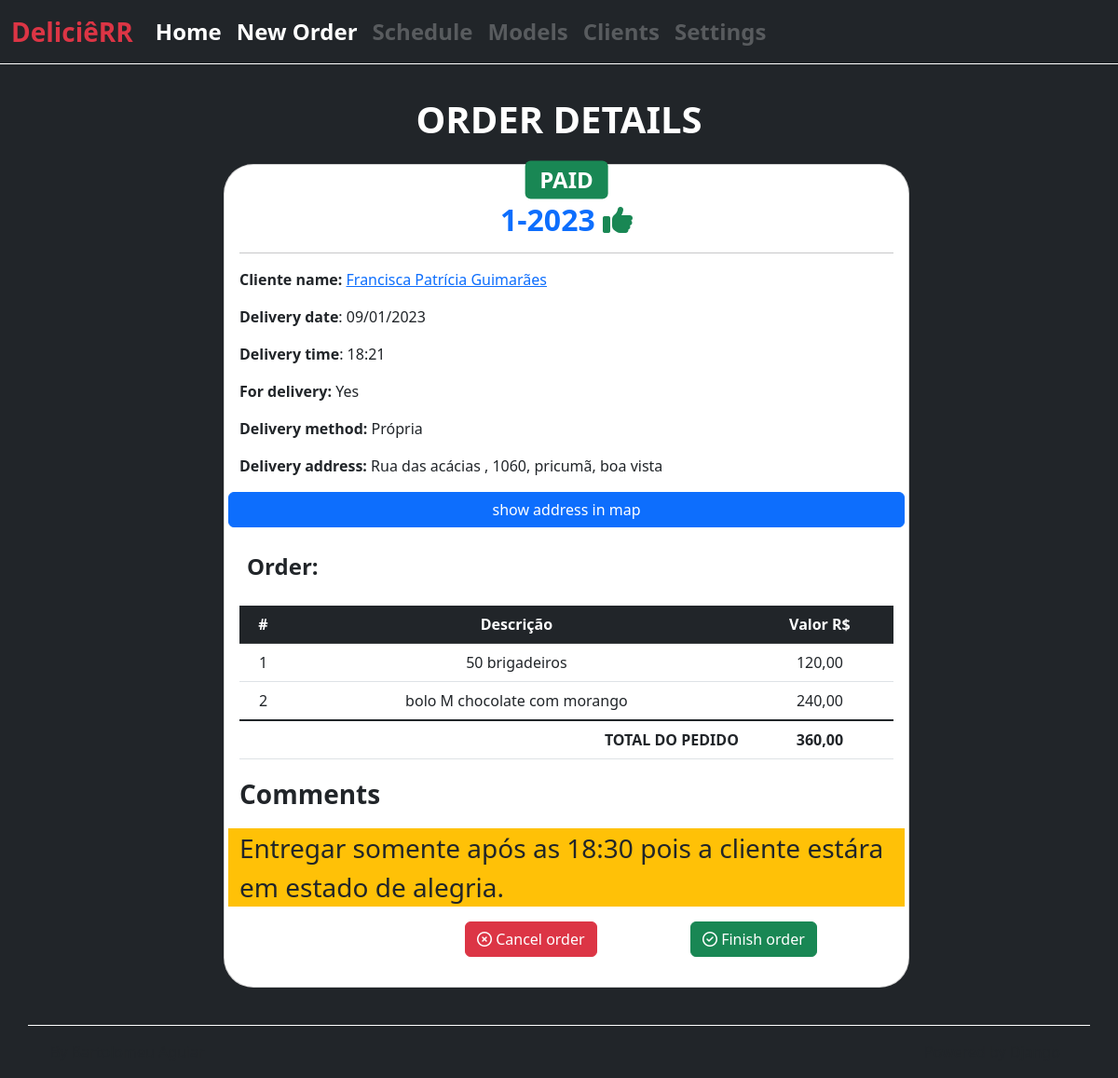
/orders/1/, run on an earlier commit of the app's database.
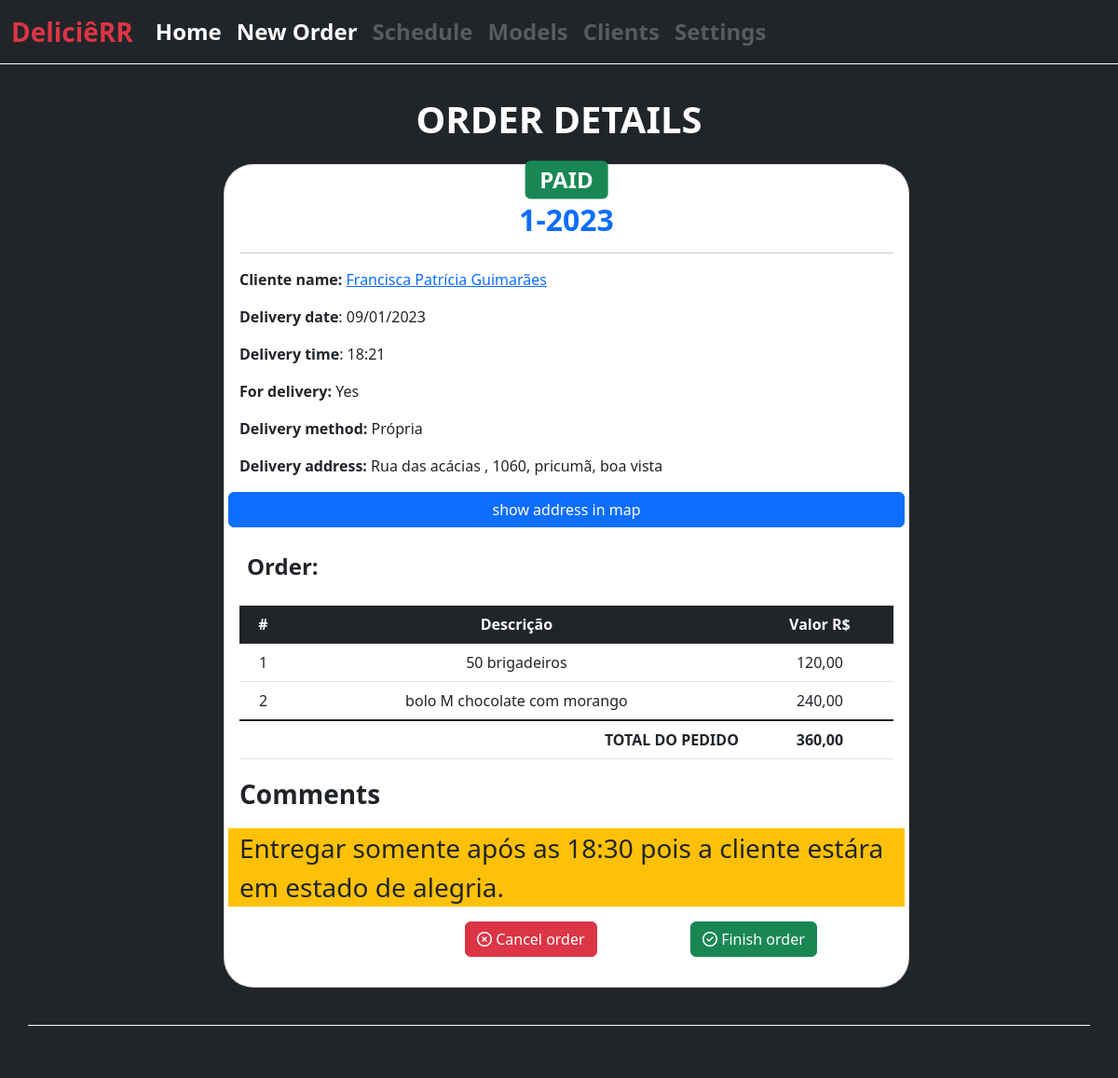
And on a later commit of the database.
### orders/views.py (the view)
# urls.py: path('orders/<int:pk>/', views.OrderDetailView.as_view(),
class OrderDetailView(DetailView):
    model = Order
    context_object_name = 'order'
    template_name = 'orders/pages/order_detail.html'
    def get_queryset(self, *args, **kwargs):
        qs = super().get_queryset(*args, **kwargs)
        qs = qs.exclude(
            status_order='CL',
        )
        return qs

### orders/models.py (called while the page is built)
    def __str__(self):
        return str(f'{self.pk}-{self.delivery_date.year}')

### orders/templates/orders/pages/order_detail.html (shortened to what the changed rows need)
{% extends "global/base.html" %}
{% load static %}
{% block title_section %}
    ORDER DETAILS
{% endblock title_section %}
{% block content %}
<div class="container">
    <div class="row justify-content-center">
        <div class="col col-8 ">
            <div class="card h-100 w-100  text-white bg-white rounded-5 m-2 ">
                <div class="card-body text-dark">
                    <h2 class="text-center card-title mt-4">
                        <a href="#" class="text-decoration-none fw-bold ">
                            {{ order }}
                        </a>
                        {% if order.status_order == 'CF' %}
                            <i class="fa-solid fa-thumbs-up text-success "></i>
                        {% endif %}
                    </h2>
                        <div class="">
                            <div class="text-center">
                                <table class="table">
                                    <thead>
                                        <tr class="table-dark">
                                            <th scope="col">#</th>
                                            <th scope="col">Descrição</th>
                                            <th scope="col">Valor R$</th>
                                        </tr>
                                    </thead>
                                </table>
                            </div>
                        </div>
                </div>
            </div>
        {% endblock content %}

What changed in the data, as far as the page shows it:
changed Order "PAID": status_order "CF" → "CR" (drawn)
